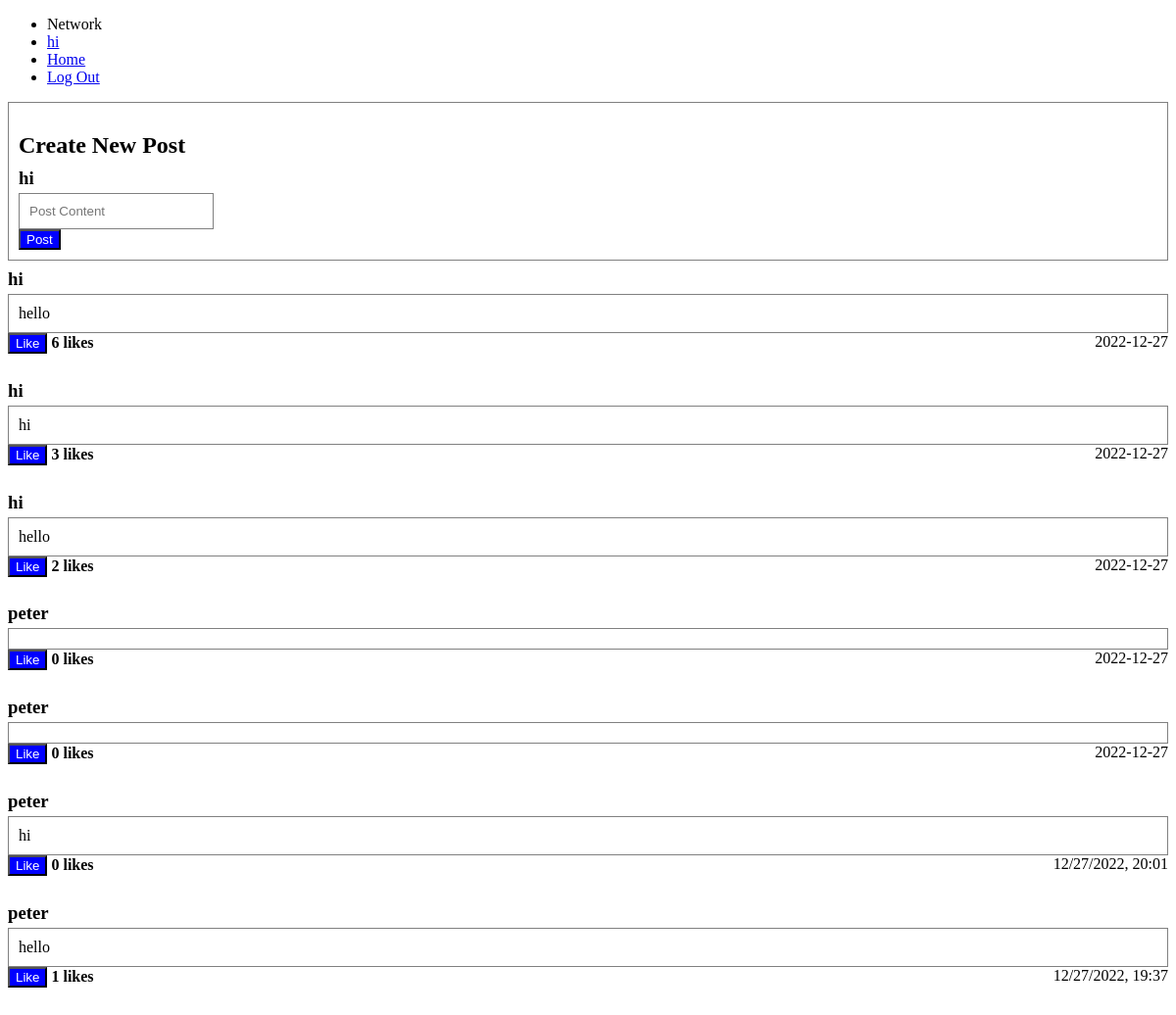
Before: / (signed in) with the older database file.
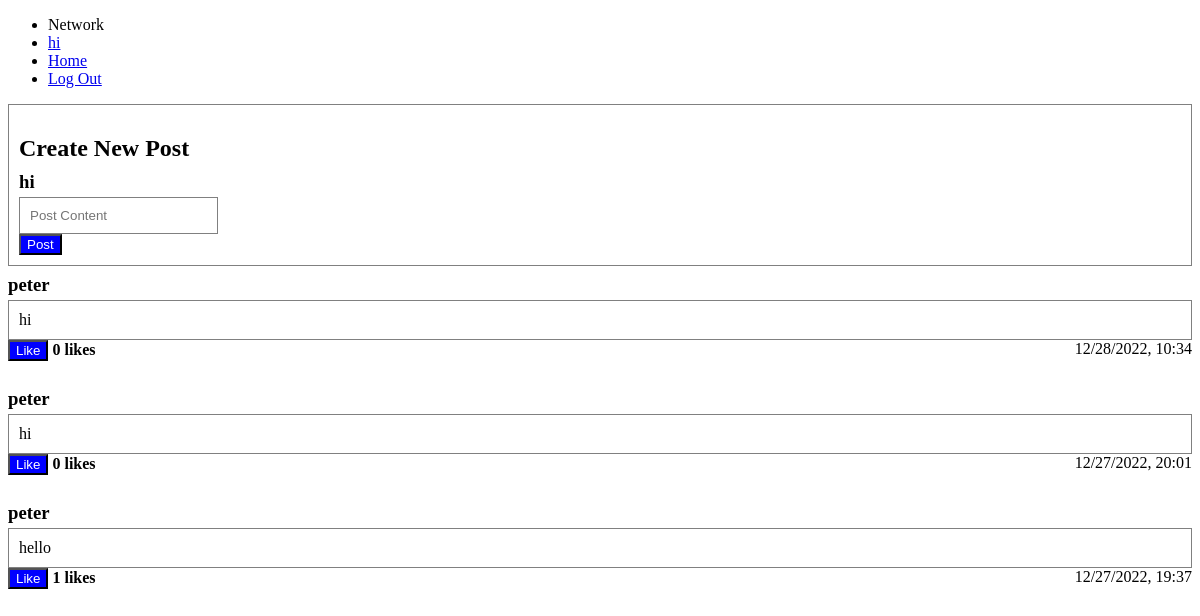
After: the same page with the newer database file.
### tables this page shows
CREATE TABLE posts (
    id INTEGER PRIMARY KEY AUTOINCREMENT,
    user_id INTEGER NOT NULL,
    name TEXT NOT NULL,
    content TEXT NOT NULL,
    likes INTEGER DEFAULT 0 NOT NULL,
    datetime NUMERIC NOT NULL,
    FOREIGN KEY (user_id) REFERENCES users(id)
);

### app.py (the view)
@app.route("/", methods=["GET", "POST"])
@login_required
def index():
    if request.method == "GET":
        pass
    if request.method == "POST":
        content = request.form.get("content")
        if content:
            create_post(content)
        posts = get_posts()
    posts = get_posts()
    return render_template("index.html", posts=posts)

### helpers.py (called while the page is built)
def executeDB(query, arg=None):
    conn = sql.connect('network.db')
    conn.row_factory = sql.Row # "dictionary cursor"
    cur = conn.cursor()
    if arg == None:
        cur.execute(query)
    else:
        cur.execute(query, arg)
    value = cur.fetchall()
    conn.commit()
    conn.close()
    return value

def get_posts(user_id=None):
    if user_id == None:
        posts = executeDB("SELECT * FROM posts ORDER BY datetime DESC")
    else:
        posts = executeDB("SELECT * FROM posts WHERE user_id = ? ORDER BY datetime DESC", [user_id])
    return posts

def login_required(f):
    @wraps(f)
    def decorated_function(*args, **kwargs):
        if session.get("user_id") is None:
            return redirect("/login")
        return f(*args, **kwargs)
    return decorated_function

### templates/index.html (shortened to what this page needs)
{% extends "layout.html" %}
{% block body %}
    <div class="post">
        <h2>Create New Post</h2>
        <h3 class="username">{{ session["username"] }}</h3>
        <form action="/" method="post">
            <input class="post" placeholder="Post Content" name="content">
            <br>
            <input class="button" type="submit" value="Post">
        </form>
    </div>
    {% for post in posts %}
        <h3 class="username">{{ post["name"] }}</h3>
        <div class="post">{{ post["content"] }}</div>
        <form class="inline" >
            <button name="like" id="{{ post["id"] }}" onclick="like()" class="button" type="button" >Like</button>
        </form>
        <h4 class="inline">{{ post["likes"] }} likes</h4>
        <p class="inline right">{{ post["datetime"] }}</p>
    {% endfor %}
{% endblock %}

Changed rows visible on the page:
removed posts: name "hi", content "hello", likes "6", datetime "2022-12-27"
removed posts: name "hi", content "hi", likes "3", datetime "2022-12-27"
removed posts: name "hi", content "hello", likes "2", datetime "2022-12-27"
removed posts: name "peter", likes "0", datetime "2022-12-27"
removed posts: name "peter", likes "0", datetime "2022-12-27"
added posts: name "peter", content "hi", likes "0", datetime "12/28/2022, 10:34"
